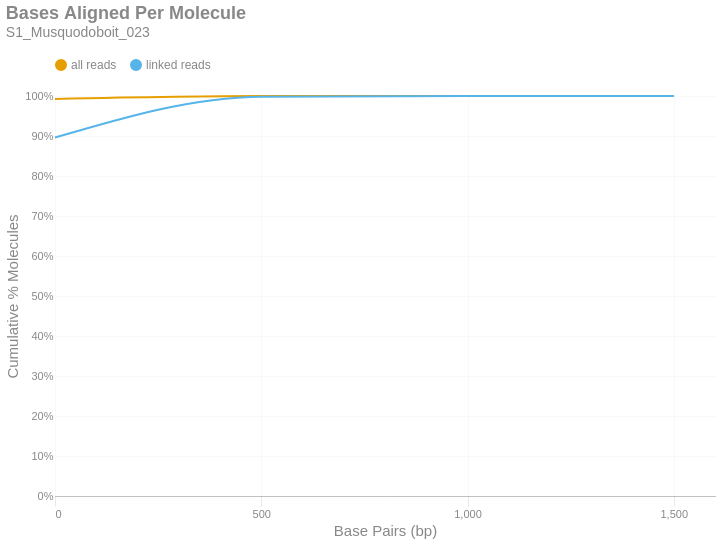

Notebook cell for this chart:
### Markdown cell above
### Bases Aligned Per Molecule
This is a cumulative frequency distribution showing the number of base pairs aligned per unique molecule. These data are shown in 500 bp bins. There are two distributions: one with `all reads` (yellow) and another with only `linked reads` (blue). The percent of molecules in the `linked reads` distribution is relative to the total number of linked molecules.

### Code cell
if SKIPLR:
    print_html(f"Skipped")
else:
    binned_df = consolidated_hist(valids['aligned_bp'], mask, 500, True)
    with SafeRender(binned_df):
        (
            density_plot(binned_df, 'Bases Aligned Per Molecule', samplename, 'basesper')
            .encode(
                x=alt.X('bin:Q', title="Base Pairs (bp)").axis(tickMinStep=500).scale(padding=0),
                y=alt.Y('value:Q', title='Cumulative % Molecules')
                    .axis(format='%')
                    .scale(domain = [0,1])
                    .stack(False),
                color=alt.Color("key:N").scale(domain = ["all reads", "linked reads"]),
                tooltip = [
                    alt.Tooltip("key:N", title = "Data Type"),
                    alt.Tooltip("range_label:N", title="Bases Aligned Per Molecule"),
                    alt.Tooltip("value:Q", format = ".2%", title="% Molecules (Cum.)")
                ]
            )
        ).display()

### Figure 1 — Vega-Lite specification as saved in the notebook (floating-point values rounded to 4 significant figures)
{"width": "container", "height": 400, "config": {"title": {"anchor": "start", "dy": -15, "fontSize": 18, "color": "#888888", "subtitleColor": "#888888", "subtitleFontSize": 14}, "arc": {"fill": "#0072B2"}, "axis": {"domainColor": "#888888", "domainWidth": 0.5, "gridWidth": 0.2, "grid": false, "titleFontWeight": 400, "titleFontSize": 15, "labelFontSize": 11, "labelColor": "#888888", "tickColor": "#888888", "tickWidth": 0.2, "titleColor": "#888888"}, "axisBand": {"grid": false}, "axisX": {"grid": true, "tickSize": 10, "domainCap": "round"}, "axisY": {"domain": false, "grid": true, "tickSize": 0, "domainCap": "round"}, "background": "transparent", "header": {"labelFontSize": 15, "labelColor": "#888888", "titleFontSize": 15, "titleFontWeight": 600, "titleColor": "#888888"}, "legend": {"labelFont": "sans-serif", "labelFontSize": 12, "labelColor": "#888888", "symbolSize": 100, "symbolType": "circle", "titleFontSize": 12, "titlePadding": 10, "titleColor": "#888888", "title": null, "orient": "top"}, "range": {"category": ["#E69F00", "#56B4E9", "#009E73", "#F0E442", "#0072B2", "#D55E00", "#CC79A7", "#000000"], "diverging": ["#cfe8f3", "#a2d4ec", "#73bfe2", "#46abdb", "#1696d2", "#12719e"]}, "area": {"fill": "#0072B2", "fillOpacity": 0.7, "line": true, "strokeOpacity": 0.7}, "line": {"color": "#0072B2", "stroke": "#0072B2", "strokeWidth": 2}, "trail": {"color": "#0072B2", "stroke": "#0072B2", "strokeWidth": 0, "size": 1}, "point": {"filled": true, "fillOpacity": 1.0, "size": 95}, "text": {"color": "#888888", "fontSize": 11, "align": "right", "fontWeight": 400, "size": 11}, "bar": {"fill": "#0072B2", "stroke": null}, "view": {"stroke": null, "continuousWidth": 660, "continuousHeight": 400}}, "data": {"name": "data-4f2ea6af7e48788dfac9473ef341bc4f"}, "mark": {"type": "line", "interpolate": "monotone", "point": {"opacity": 0, "size": 275}}, "encoding": {"color": {"field": "key", "scale": {"domain": ["all reads", "linked reads"]}, "type": "nominal"}, "tooltip": [{"field": "key", "title": "Data Type", "type": "nominal"}, {"field": "range_label", "title": "Bases Aligned Per Molecule", "type": "nominal"}, {"field": "value", "format": ".2%", "title": "% Molecules (Cum.)", "type": "quantitative"}], "x": {"axis": {"tickMinStep": 500}, "field": "bin", "scale": {"padding": 0}, "title": "Base Pairs (bp)", "type": "quantitative"}, "y": {"axis": {"format": "%"}, "field": "value", "scale": {"domain": [0, 1]}, "stack": false, "title": "Cumulative % Molecules", "type": "quantitative"}}, "params": [{"name": "param_c36ac31b6afebe62", "select": {"type": "point", "fields": ["key"]}, "bind": "legend"}], "title": {"text": "Bases Aligned Per Molecule", "subtitle": "S1_Musquodoboit_023"}, "transform": [{"fold": ["all reads (cumsum)", "linked reads (cumsum)"]}, {"calculate": "replace(datum.key, ' (cumsum)', '')", "as": "key"}, {"filter": {"param": "param_c36ac31b6afebe62"}}], "usermeta": {"embedOptions": {"downloadFileName": "S1_Musquodoboit_023.basesper"}}, "$schema": "https://vega.github.io/schema/vega-lite/v6.1.0.json", "datasets": {"data-4f2ea6af7e48788dfac9473ef341bc4f": [{"bin": "0.0", "interval": "0.0-500.0", "all reads": 0.9927, "linked reads": 0.8961, "all reads (cumsum)": 0.9927, "linked reads (cumsum)": 0.8961, "range_label": "0-499"}, {"bin": "500.0", "interval": "500.0-1000.0", "all reads": 0.007109, "linked reads": 0.1022, "all reads (cumsum)": 0.9998, "linked reads (cumsum)": 0.9983, "range_label": "500-999"}, {"bin": "1000.0", "interval": "1000.0-1500.0", "all reads": 0.0001487, "linked reads": 0.00165, "all reads (cumsum)": 1.0, "linked reads (cumsum)": 0.9999, "range_label": "1000-1499"}, {"bin": "1500.0", "interval": "1500.0-2000.0", "all reads": 5.245e-06, "linked reads": 5.323e-05, "all reads (cumsum)": 1.0, "linked reads (cumsum)": 1.0, "range_label": "1500-1999"}]}}
